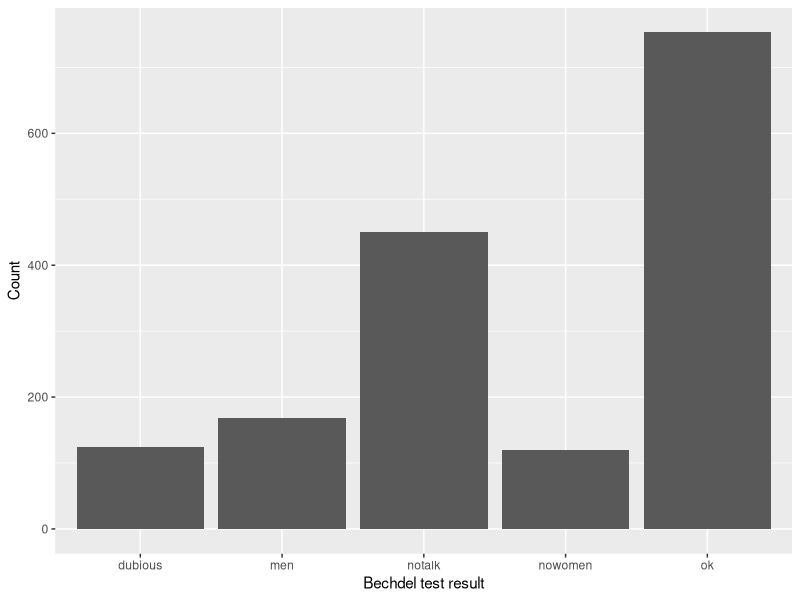
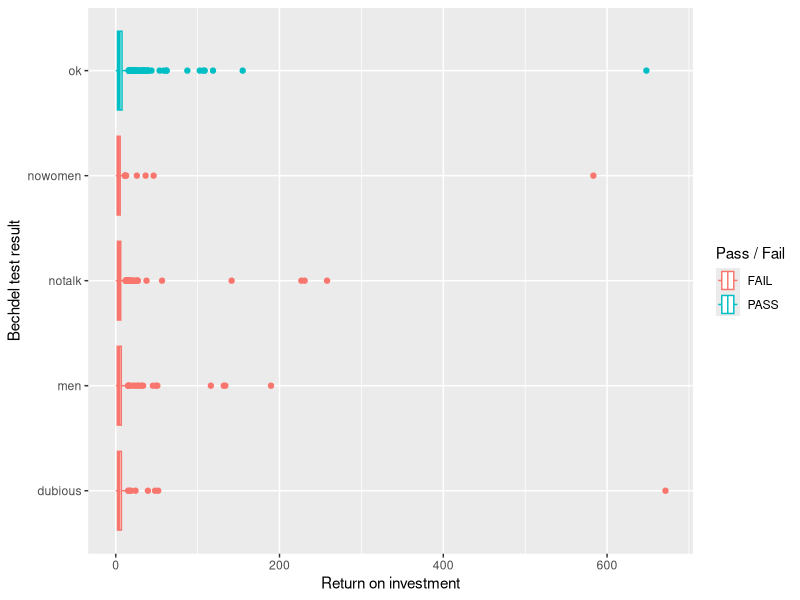
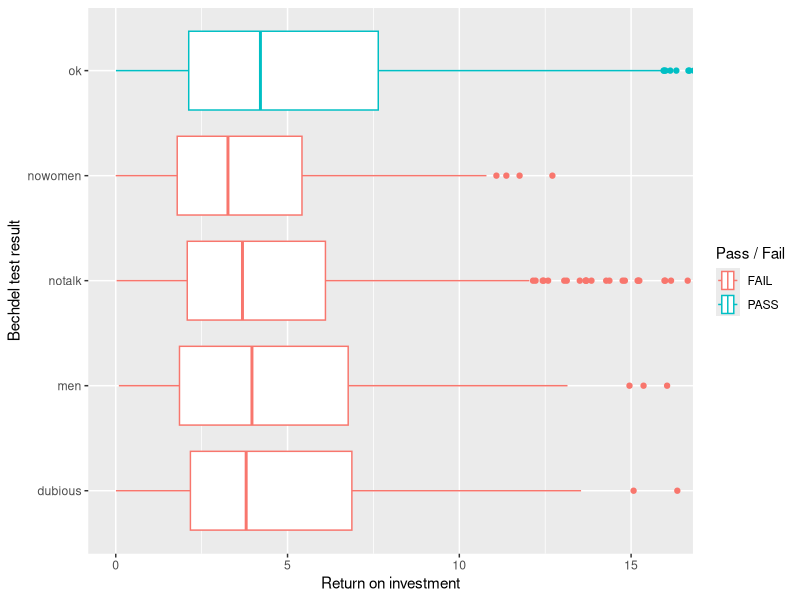

R code for these plots, in order:
## ---- chunk 1
#| label: load-packages
#| message: false
library(tidyverse)
## ---- chunk 2
#| label: read-data
#| message: false
bechdel <- read_csv("data/bechdel.csv")
## ---- chunk 3
#| label: glimpse
glimpse(bechdel)
## ---- chunk 4
#| label: clean-test-bar
ggplot(bechdel, aes(x = clean_test)) +
  geom_bar() +
  labs(
    x = "Bechdel test result",
    y = "Count"
  )
## ---- chunk 5
#| label: roi-zoom
#| warning: false
ggplot(bechdel, aes(x = roi, y = clean_test, color = binary)) +
  geom_boxplot() +
  labs(
    x = "Return on investment",
    y = "Bechdel test result",
    color = "Pass / Fail"
  )
## ---- chunk 6
#| label: roi-outliers
bechdel |>
  filter(roi > 400)
## ---- chunk 7
#| label: roi-test-zoom
ggplot(bechdel, aes(x = roi, y = clean_test, color = binary)) +
  geom_boxplot() +
  labs(
    x = "Return on investment",
    y = "Bechdel test result",
    color = "Pass / Fail"
  ) +
  coord_cartesian(xlim = c(0, 16))
